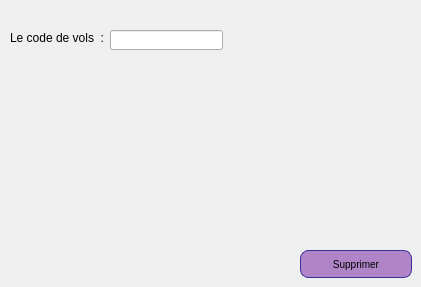
        <widget class="QWidget" name="tab_8">
         <attribute name="title">
          <string>Supprimer</string>
         </attribute>
         <widget class="QLabel" name="label_25">
          <property name="geometry">
           <rect>
            <x>10</x>
            <y>30</y>
            <width>161</width>
            <height>16</height>
           </rect>
          </property>
          <property name="text">
           <string>Le code de vols  :</string>
          </property>
         </widget>
         <widget class="QLineEdit" name="lineEdit_25vols">
          <property name="geometry">
           <rect>
            <x>110</x>
            <y>30</y>
            <width>113</width>
            <height>20</height>
           </rect>
          </property>
         </widget>
         <widget class="QLabel" name="label_36">
          <property name="geometry">
           <rect>
            <x>316</x>
            <y>20</y>
            <width>71</width>
            <height>71</height>
           </rect>
          </property>
          <property name="text">
           <string/>
          </property>
          <property name="pixmap">
           <pixmap>../b_supprimer.png</pixmap>
          </property>
          <property name="scaledContents">
           <bool>true</bool>
          </property>
         </widget>
         <widget class="QPushButton" name="pushButton_supprimer1adam">
          <property name="geometry">
           <rect>
            <x>300</x>
            <y>250</y>
            <width>112</width>
            <height>28</height>
           </rect>
          </property>
          <property name="styleSheet">
           <string notr="true">QPushButton {
color: black;
background-color: rgb(175, 133, 200);
border-width: 1px;
border-color: #339;
border-style: solid;
border-radius: 8;
padding: 3px;
font-size: 10px;
padding-left: 5px;
padding-right: 5px;
min-width: 100px;
max-width: 300px;
min-height: 20px;
max-height: 50px;
}</string>
          </property>
          <property name="text">
           <string>Supprimer</string>
          </property>
         </widget>
        </widget>
